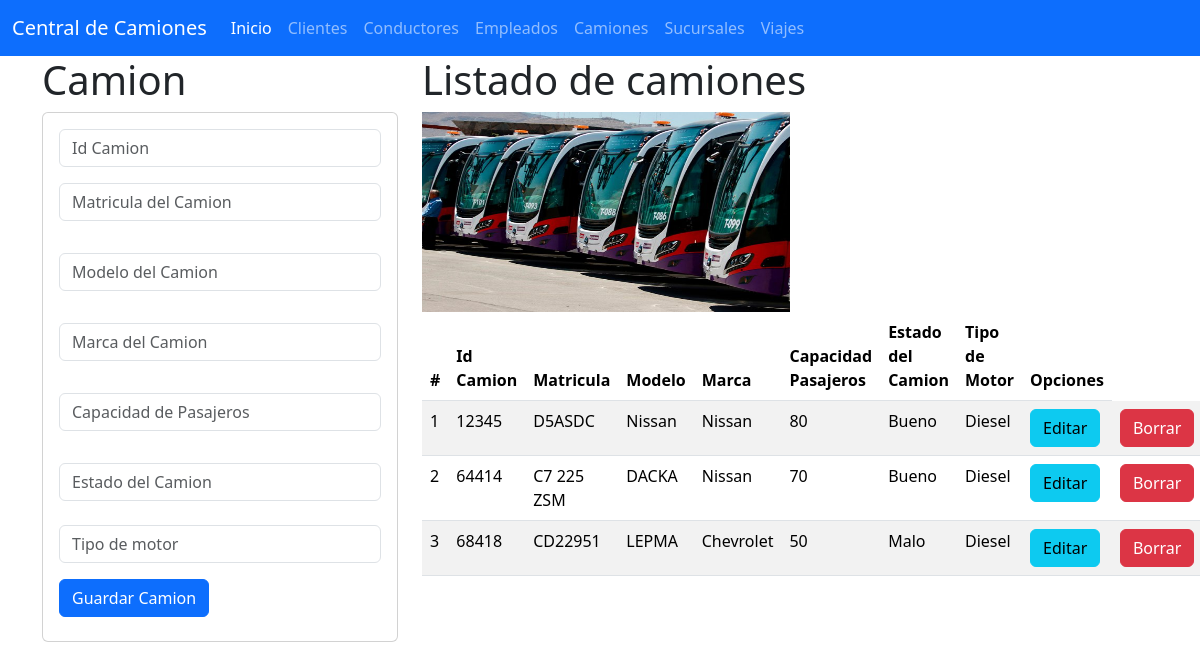
Page /camiones on the committed database.
### camiones_app/models.py (models this page shows, shortened)
class Camiones(models.Model):
    id_camion=models.CharField(primary_key=True,max_length=6)
    Matricula=models.CharField(max_length=50)
    Modelo=models.CharField(max_length=50)
    Marca=models.CharField(max_length=50)
    Capacidadpasajeros=models.CharField(max_length=50)
    Estadodelcamion=models.CharField(max_length=10)
    Tipodemotor=models.CharField(max_length=10)

### camiones_app/views.py (the view)
# urls.py: path("camiones", views.inicio_vistaCamiones, name="camiones"),
def inicio_vistaCamiones(request):
    loscamiones=Camiones.objects.all()
    return render(request,"gestionarCamiones.html",{"miscamiones":loscamiones})

### camiones_app/templates/gestionarCamiones.html (shortened to what this page needs)
    {% extends "base.html" %}
    {% load static %}
    {% block cuerpo %}
    <div class="row">
    <div class="col-sm-12 col-md-4 col-lg-4 col-xl-4">
    <h1>Camion</h1>
    <div class="card">
    <div class="card-body">
        <form action="registrarCamion/" method="POST"> {% csrf_token %}
        <div class="form-group">
            <input type="text" id="txtidcamion" name="txtidcamion" class="form-control"
            placeholder="Id Camion" minlenght="1" maxlenght="6" required>
        </div>
        <div class="form-group py-3">
            <input type="text" id="txtmatricula" name="txtmatricula" class="form-control"
            placeholder="Matricula del Camion" maxlenght="100" required>
        </div>
        <div class="form-group py-3">
            <input type="text" id="txtmodelo" name="txtmodelo" class="form-control"
            placeholder="Modelo del Camion" maxlenght="50" required>
        </div>
        <div class="form-group py-3">
            <input type="text" id="txtmarca" name="txtmarca" class="form-control"
            placeholder="Marca del Camion" maxlenght="50" required>
        </div>
        <div class="form-group py-3">
            <input type="text" id="txtpasajeros" name="txtpasajeros" class="form-control"
            placeholder="Capacidad de Pasajeros" maxlenght="50" required>
        </div>
        <div class="form-group py-3">
            <input type="text" id="txtestado" name="txtestado" class="form-control"
            placeholder="Estado del Camion" maxlenght="50" required>
        </div>
        <div class="form-group py-2">
            <input type="text" id="txtmotor" name="txtmotor" class="form-control"
            placeholder="Tipo de motor" maxlenght="50" required>
        </div>
        <div class="form-group py-2">
            <button type="submit" class="btn btn-primary">Guardar Camion</button>
        </div>
        </form>
    </div>
    </div>
    </div>
    <div class="col-sm-12 col-md-8 col-lg-8 col-xl-8">
        <h1>
            Listado de camiones
        </h1>
        <img class="w-50" src="{% static 'img/unidades.jpg' %}" alt="najera" width="200" height="200"> </img>
            <table class="table table-striped">
                <thead>
                <tr>
                    <th scope="col">#</th>
                    <th scope="col">Id Camion</th>
                    <th scope="col">Matricula</th>
                    <th scope="col">Modelo</th>
                    <th scope="col">Marca</th>
                    <th scope="col">Capacidad Pasajeros</th>
                    <th scope="col">Estado del Camion</th>
                    <th scope="col">Tipo de Motor</th>
                    <th> Opciones </th>
                </tr>
                </thead>
                <tbody>
                {% for m in miscamiones %}
                <tr>
                    <td> {{forloop.counter}} </td>
                    <td> {{m.id_camion}} </td>
                    <td> {{m.Matricula}} </td>
                    <td> {{m.Modelo}} </td>
                    <td> {{m.Marca}} </td>
                    <td> {{m.Capacidadpasajeros}} </td>
                    <td> {{m.Estadodelcamion}} </td>
                    <td> {{m.Tipodemotor}} </td>
                    <td> <a href="seleccionarCamion/{{m.id_camion}}" class="btn btn-info" >Editar</a></td>
                    <td> <a href="borrarCamion/{{m.id_camion}}" class="btn btn-danger" >Borrar</a></td>
                </tr>
                {% endfor %}
                </tbody>
            </table>
    {% endblock %}

### rows in the picture
Camiones: id_camion "12345", Matricula "D5ASDC", Modelo "Nissan", Marca "Nissan", Capacidadpasajeros "80", Estadodelcamion "Bueno", Tipodemotor "Diesel"
Camiones: id_camion "64414", Matricula "C7 225 ZSM", Modelo "DACKA", Marca "Nissan", Capacidadpasajeros "70", Estadodelcamion "Bueno", Tipodemotor "Diesel"
Camiones: id_camion "68418", Matricula "CD22951", Modelo "LEPMA", Marca "Chevrolet", Capacidadpasajeros "50", Estadodelcamion "Malo", Tipodemotor "Diesel"
